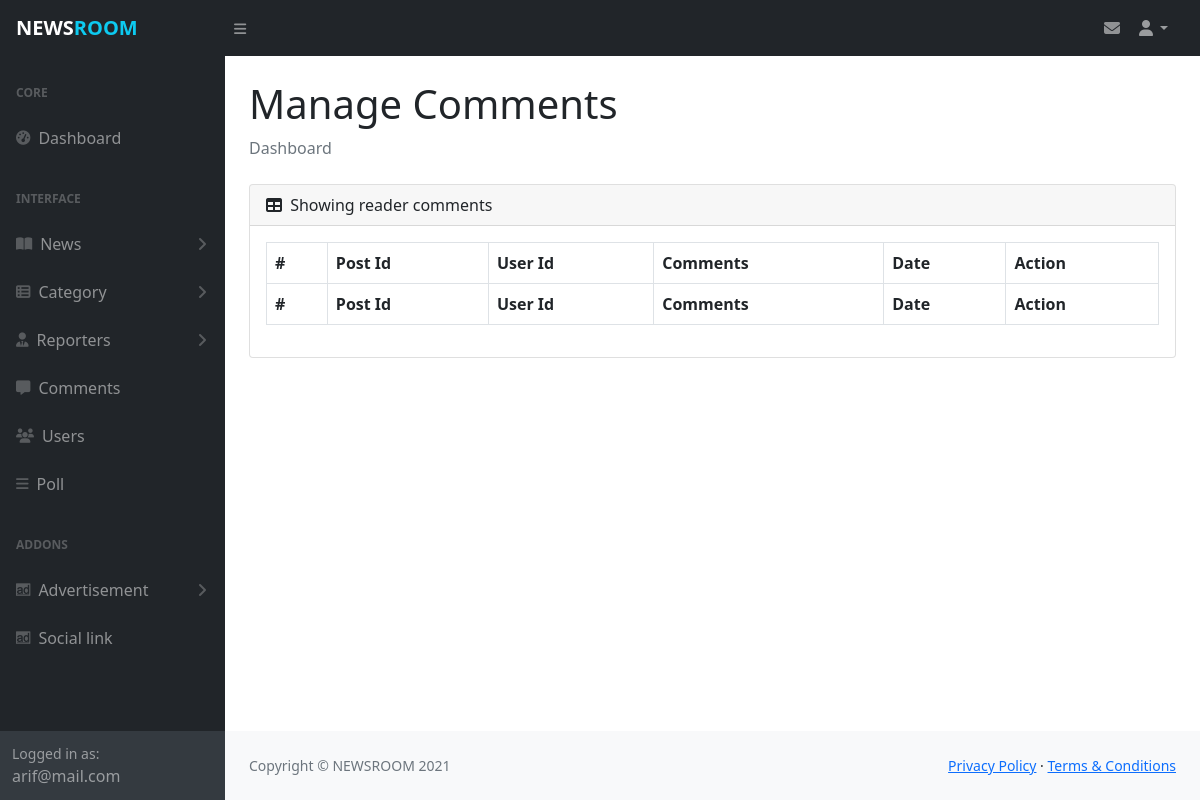
The page /admin/manage_comments.php (signed in) on the database as committed earlier.
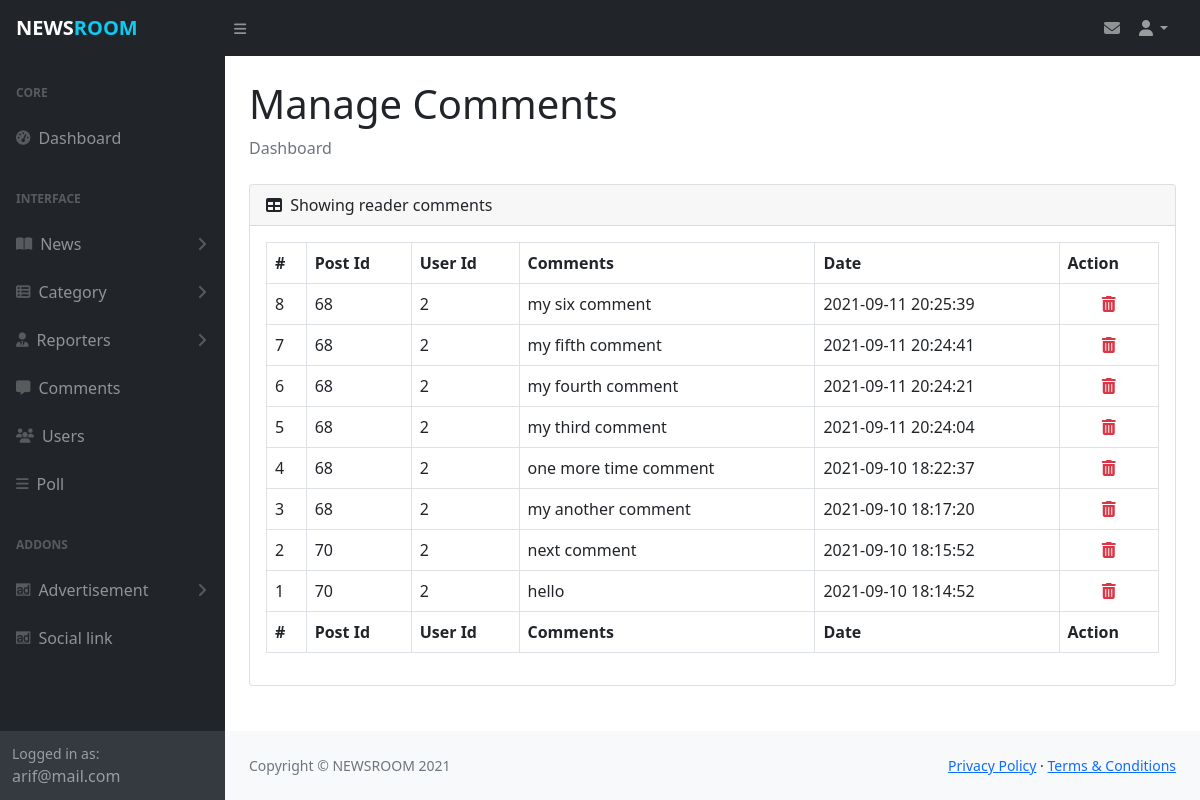
The same page on the database as committed later.
### tables this page shows
CREATE TABLE `mycomments` (
  `id` int(11) NOT NULL,
  `post_id` int(11) DEFAULT NULL,
  `user_id` int(11) DEFAULT NULL,
  `comment` varchar(500) NOT NULL,
  `comment_date` timestamp NOT NULL DEFAULT current_timestamp()
);

### admin/manage_comments.php (the view, shortened to what this page needs)
<?php include_once('includes/header.php');?>
                <main>
                    <div class="container-fluid px-4">
                        <h1 class="mt-4">Manage Comments</h1>
                        <ol class="breadcrumb mb-4">
                            <li class="breadcrumb-item active">Dashboard</li>
                        </ol>
                        <div class="card mb-4">
                            <div class="card-header">
                                <i class="fas fa-table me-1"></i>
                                Showing reader comments
                            </div>
                            <div class="card-body table-responsive">
                                <table id="datatablesSimple" class="table table-bordered">
                                    <thead>
                                        <tr>
                                            <th>#</th>
                                            <th>Post Id</th>
                                            <th>User Id</th>
                                            <th>Comments</th>
                                            <th>Date</th>
                                            <th>Action</th>
                                        </tr>
                                    </thead>
                                    <tfoot>
                                        <tr>
                                            <th>#</th>
                                            <th>Post Id</th>
                                            <th>User Id</th>
                                            <th>Comments</th>
                                            <th>Date</th>
                                            <th>Action</th>
                                        </tr>
                                    </tfoot>
                                    <tbody>
                                    <?php
                                        $sql="SELECT * FROM mycomments ORDER BY mycomments.id DESC";
                                        $result=$db_config->query($sql);
                                        while ($data=$result->fetch_object()) {
                                    ?>
                                        <tr>
                                            <td><?php echo $data->id;?></td>
                                            <td><?php echo $data->post_id;?></td>
                                            <td><?php echo $data->user_id;?></td>
                                            <td><?php echo $data->comment;?></td>
                                            <td><?php echo $data->comment_date;?></td>
                                            <td class="text-center">
                                                <a href='includes/process.php?action=com_del&id=<?php echo $data->id;?>' class='text-danger' onclick='return confirm(\"Are you sure about delete?\")'>
                                                    <i class='fas fa-trash-alt'></i>
                                                </a>
                                            </td>
                                        </tr>
                                    <?php } ?>
                                    </tbody>
                                </table>
                            </div>
                        </div>
                    </div>
                </main>
<?php include_once('includes/footer.php');?>

Rows that differ between the two databases and show on the page:
added mycomments: id "8", post "68", user "2", comment "my six comment", comment_date "2021-09-11 20:25:39"
added mycomments: id "7", post "68", user "2", comment "my fifth comment", comment_date "2021-09-11 20:24:41"
added mycomments: id "6", post "68", user "2", comment "my fourth comment", comment_date "2021-09-11 20:24:21"
added mycomments: id "5", post "68", user "2", comment "my third comment", comment_date "2021-09-11 20:24:04"
added mycomments: id "4", post "68", user "2", comment "one more time comment", comment_date "2021-09-10 18:22:37"
added mycomments: id "3", post "68", user "2", comment "my another comment", comment_date "2021-09-10 18:17:20"
added mycomments: id "2", post "70", user "2", comment "next comment", comment_date "2021-09-10 18:15:52"
added mycomments: id "1", post "70", user "2", comment "hello", comment_date "2021-09-10 18:14:52"
